Frame 1 (no input): blank canvas, image omitted
Frame 60 (no input): blank canvas, image omitted
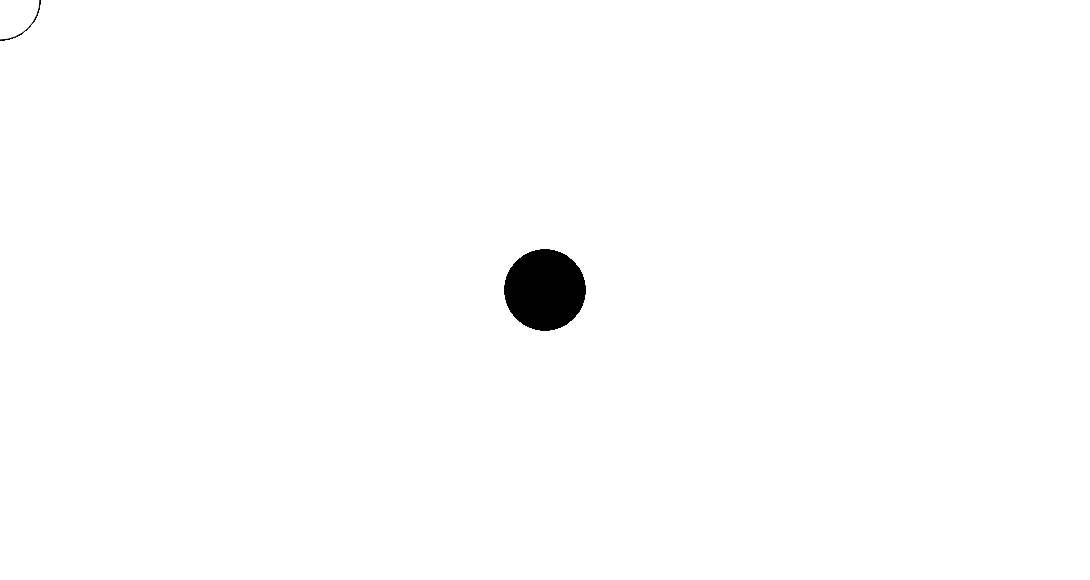
Frame 120 (the mouse pressed at the canvas centre since frame 60)

The p5.js sketch whose frames 1 and 60 were blank and that drew this single picture after the mouse press (run headless with seeded random() and noise() and a simulated clock; from frame 60 on, the mouse is pressed at the canvas centre):

// p5.js sketch
// ── sketch.js
function setup() {
  createCanvas(1090, 580);
}

function draw() {
  if (mouseIsPressed) {
    fill(0);
  } else {
    fill(425);
  }
   ellipse(mouseX, mouseY, 80, 80);
}
